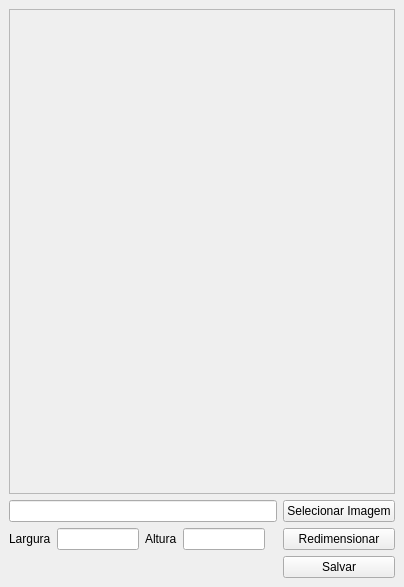
<?xml version="1.0" encoding="UTF-8"?>
<ui version="4.0">
 <class>MainWindow</class>
 <widget class="QMainWindow" name="MainWindow">
  <property name="geometry">
   <rect>
    <x>0</x>
    <y>0</y>
    <width>404</width>
    <height>587</height>
   </rect>
  </property>
  <property name="windowTitle">
   <string>ImageResizer</string>
  </property>
  <widget class="QWidget" name="centralwidget">
   <layout class="QGridLayout" name="gridLayout">
    <item row="2" column="1">
     <widget class="QLabel" name="label">
      <property name="text">
       <string>Largura</string>
      </property>
     </widget>
    </item>
    <item row="2" column="5">
     <widget class="QLineEdit" name="inputAltura"/>
    </item>
    <item row="4" column="8">
     <widget class="QPushButton" name="btnSalvar">
      <property name="text">
       <string>Salvar</string>
      </property>
     </widget>
    </item>
    <item row="2" column="3" colspan="2">
     <widget class="QLabel" name="label_2">
      <property name="text">
       <string>Altura</string>
      </property>
     </widget>
    </item>
    <item row="2" column="8">
     <widget class="QPushButton" name="btnRedimensionar">
      <property name="text">
       <string>Redimensionar</string>
      </property>
     </widget>
    </item>
    <item row="1" column="8">
     <widget class="QPushButton" name="btnEscolherArquivo">
      <property name="text">
       <string>Selecionar Imagem</string>
      </property>
     </widget>
    </item>
    <item row="2" column="2">
     <widget class="QLineEdit" name="inputLargura"/>
    </item>
    <item row="1" column="1" colspan="7">
     <widget class="QLineEdit" name="inputCaminhoImagem"/>
    </item>
    <item row="0" column="1" colspan="8">
     <widget class="QScrollArea" name="scrollArea">
      <property name="widgetResizable">
       <bool>true</bool>
      </property>
      <widget class="QWidget" name="scrollAreaWidgetContents">
       <property name="geometry">
        <rect>
         <x>0</x>
         <y>0</y>
         <width>382</width>
         <height>478</height>
        </rect>
       </property>
       <layout class="QGridLayout" name="gridLayout_2">
        <item row="0" column="0">
         <widget class="QLabel" name="labelImagem">
          <property name="text">
           <string/>
          </property>
         </widget>
        </item>
       </layout>
      </widget>
     </widget>
    </item>
   </layout>
  </widget>
 </widget>
 <resources/>
 <connections/>
</ui>
